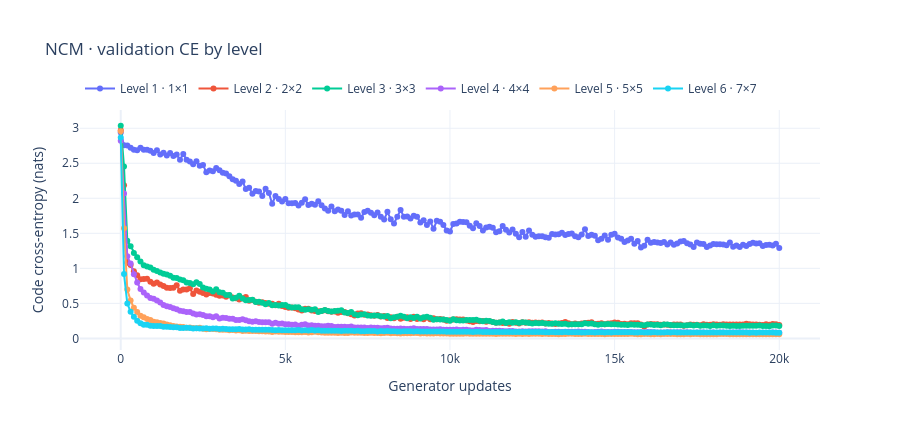

Write notebook code for a chart like this one.
### Markdown cell above
### 5.1 Checkpoint and audit

Save both stages, both optimizer states, the split, dataset fingerprint, RNG state, and actual training cost. NCM uses separate checkpoints from DFM and D3PM.

### Code cell
run.save()
audit = run.report()
actual_seconds = sum(s["seconds"] for s in run.state.values())
display(
    HTML(
        f"<b>One NCM run</b> · tokenizer + generator: {audit['parameters']['total']:,} parameters<br>"
        f"Actual total training: {actual_seconds/60:.2f} min · expanded update budget<br>"
        + "<br>".join(
            f"{name}: {s['updates']:,} / {run.plan[name+'_updates']:,} updates, "
            f"{s['examples']:,} examples, {s['seconds']/60:.2f} min"
            for name, s in run.state.items()
        )
        + f"<br>Checkpoint: <code>{html.escape(str(run.path.relative_to(PROJECT_ROOT)))}</code>"
    )
)

# A scalar mean can hide unlearned fine levels. Inspect validation CE by scale.
level_history = [
    h for h in run.history["generator"] if h.get("validation_level_ce") is not None
]
if level_history:
    level_fig = go.Figure()
    for k, size in enumerate(config.scales):
        level_fig.add_scatter(
            x=[h["update"] for h in level_history],
            y=[h["validation_level_ce"][k] for h in level_history],
            name=f"Level {k+1} · {size}×{size}",
            mode="lines+markers",
        )
    level_fig.update_layout(
        template="plotly_white",
        title="NCM · validation CE by level",
        xaxis_title="Generator updates",
        yaxis_title="Code cross-entropy (nats)",
        height=430,
        legend=dict(orientation="h", y=1.15),
        margin=dict(t=110),
    )
    level_fig.show(config=PLOT_CONFIG)

### Figure 1 — Plotly figure (JSON) as saved in the notebook; plotly's stock layout.template omitted (floating-point values rounded to 4 significant figures; data arrays with more than 128 entries replaced by an {"elided": "..."} marker saying what was removed)
{"data": [{"mode": "lines+markers", "name": "Level 1 · 1×1", "type": "scatter", "x": {"elided": "201 int values"}, "y": {"elided": "201 float values"}}, {"mode": "lines+markers", "name": "Level 2 · 2×2", "type": "scatter", "x": {"elided": "201 int values"}, "y": {"elided": "201 float values"}}, {"mode": "lines+markers", "name": "Level 3 · 3×3", "type": "scatter", "x": {"elided": "201 int values"}, "y": {"elided": "201 float values"}}, {"mode": "lines+markers", "name": "Level 4 · 4×4", "type": "scatter", "x": {"elided": "201 int values"}, "y": {"elided": "201 float values"}}, {"mode": "lines+markers", "name": "Level 5 · 5×5", "type": "scatter", "x": {"elided": "201 int values"}, "y": {"elided": "201 float values"}}, {"mode": "lines+markers", "name": "Level 6 · 7×7", "type": "scatter", "x": {"elided": "201 int values"}, "y": {"elided": "201 float values"}}], "layout": {"height": 430, "legend": {"orientation": "h", "y": 1.15}, "margin": {"t": 110}, "title": {"text": "NCM · validation CE by level"}, "xaxis": {"title": {"text": "Generator updates"}}, "yaxis": {"title": {"text": "Code cross-entropy (nats)"}}}}
